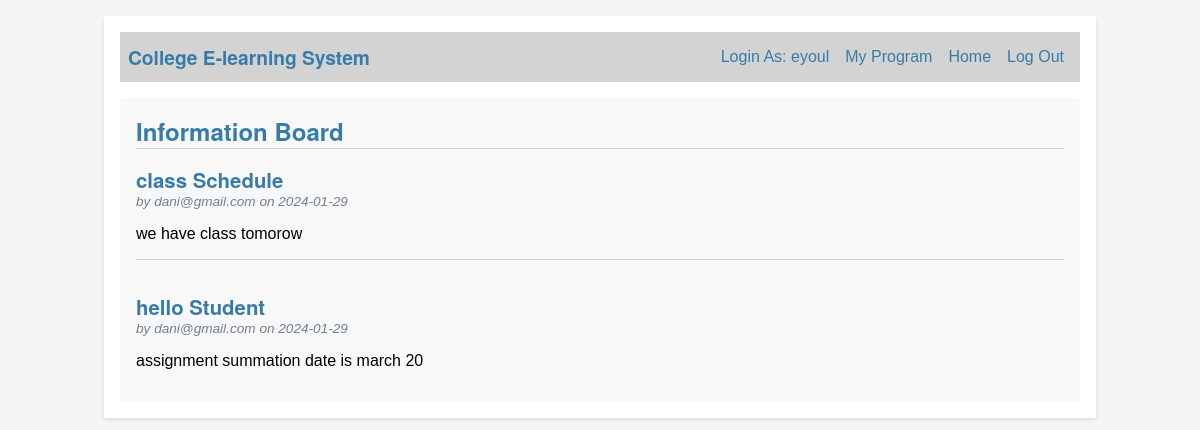
/ (signed in), run on the app's committed database.
### tables this page shows
CREATE TABLE users (
  id INTEGER PRIMARY KEY AUTOINCREMENT,
  name TEXT NOT NULL,
  phone TEXT NOT NULL,
  email TEXT UNIQUE NOT NULL,
  password TEXT NOT NULL,
  role_id INTEGER NOT NULL,
  FOREIGN KEY (role_id) REFERENCES roles(id)
);

CREATE TABLE post (
  id INTEGER PRIMARY KEY AUTOINCREMENT,
  author_id INTEGER NOT NULL,
  created TIMESTAMP NOT NULL DEFAULT CURRENT_TIMESTAMP,
  title TEXT NOT NULL,
  body TEXT NOT NULL,
  FOREIGN KEY (author_id) REFERENCES users(id)
);

### elearning/blog.py (the view)
@bp.route('/')
@login_required
def index():
    db = get_db()
    posts = db.execute(
        'SELECT p.id, title, body, created, author_id, email'
        ' FROM post p JOIN users u ON p.author_id = u.id'
        ' ORDER BY created DESC'
    ).fetchall()
    return render_template('blog/index.html', posts=posts)

### elearning/auth.py (called while the page is built)
@bp.before_app_request
def load_logged_in_user():
    user_id = session.get('user_id')
    if user_id is None:
        g.user = None
    else:
        g.user = get_db().execute(
            'SELECT * FROM users WHERE id = ?', (user_id,)
        ).fetchone()

def login_required(view):
    @functools.wraps(view)
    def wrapped_view(**kwargs):
        if g.user is None:
            return redirect(url_for('auth.login'))
        return view(**kwargs)
    return wrapped_view

### elearning/db.py (called while the page is built)
def get_db():
    if 'db' not in g:
        g.db = sqlite3.connect(
            current_app.config['DATABASE'],
            detect_types=sqlite3.PARSE_DECLTYPES
        )
        g.db.row_factory = sqlite3.Row
    return g.db

### elearning/templates/blog/index.html (shortened to what this page needs)
{% extends 'base.html' %}
{% block header %}
  <h1>{% block title %}Information Board {% endblock %}</h1>
{% endblock %}
{% block content %}
  {% for post in posts %}
    <article class="post">
      <header>
        <div>
          <h1>{{ post['title'] }}</h1>
          <div class="about">by {{ post['email'] }} on {{ post['created'].strftime('%Y-%m-%d') }}</div>
        </div>
      </header>
      <p class="body">{{ post['body'] }}</p>
    </article>
    {% if not loop.last %}
      <hr>
    {% endif %}
  {% endfor %}
{% endblock %}

### elearning/templates/base.html (shortened to what this page needs)
<!doctype html>
<html>
    <link rel="stylesheet" href="{{ url_for('static', filename='style.css') }}">
    <nav>
      <h1>College E-learning System </h1>
      <ul>
        {% if g.user %}
          <li><span>Login As: {{ g.user['name'] }}</span>
          {% if g.user['role_id'] == 3 %}
          <li><a href="{{ url_for('report.streem')}}">My Program</a>
            {% endif %}
          <li><a href="{{ url_for('blog.index') }}">Home</a>
          <li><a href="{{ url_for('auth.logout') }}">Log Out</a>
        {% endif %}
      </ul>
    </nav>
    <section class="content">
      <header>
        {% block header %}{% endblock %}
      </header>
      {% block content %}{% endblock %}
    </section>
</html>

### elearning/static/style.css (style rules this page uses)
html { font-family: Arial, sans-serif; background: #f5f5f5; padding: 1rem; }
h1 { font-family: "Helvetica Neue", Helvetica, Arial, sans-serif; color: #377ba8; margin: 1rem 0; }
a { color: #377ba8; text-decoration: none; }
hr { border: none; border-top: 1px solid lightgray; margin: 1rem 0; }
nav { background: lightgray; display: flex; align-items: center; padding: 0.5rem; }
nav h1 { flex: 1; margin: 0; font-size: 1.2em; }
nav ul { display: flex; list-style: none; margin: 0; padding: 0; }
nav ul li a, nav ul li span, header .action { display: block; padding: 0.5rem; text-decoration: none; color: #377ba8; }
.content { padding: 1rem; background: #f8f8f8; border-radius: 4px; margin-top: 1rem; }
.content > header { border-bottom: 1px solid lightgray; display: flex; align-items: flex-end; }
.content > header h1 { flex: 1; margin: 0; font-size: 1.5em; }
.post > header { display: flex; align-items: flex-end; font-size: 0.85em; margin-bottom: 0.5rem; }
.post > header > div:first-of-type { flex: 1; }
.post > header h1 { font-size: 1.5em; margin-bottom: 0; }
.post .about { color: slategray; font-style: italic; }
.post .body { white-space: pre-line; margin-top: 1em; }
.content:last-child { margin-bottom: 0; }

### data on the page
users: user.name "eyoul"
post: title "class Schedule", email "dani@gmail.com", created "2024-01-29", body "we have class tomorow"
post: title "hello Student", email "dani@gmail.com", created "2024-01-29", body "assignment summation date is march 20"
